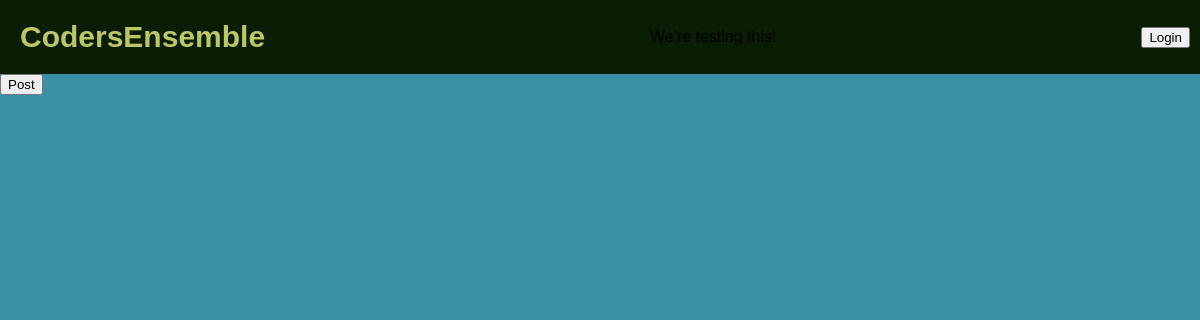
Page /dashboard on the earlier database version.
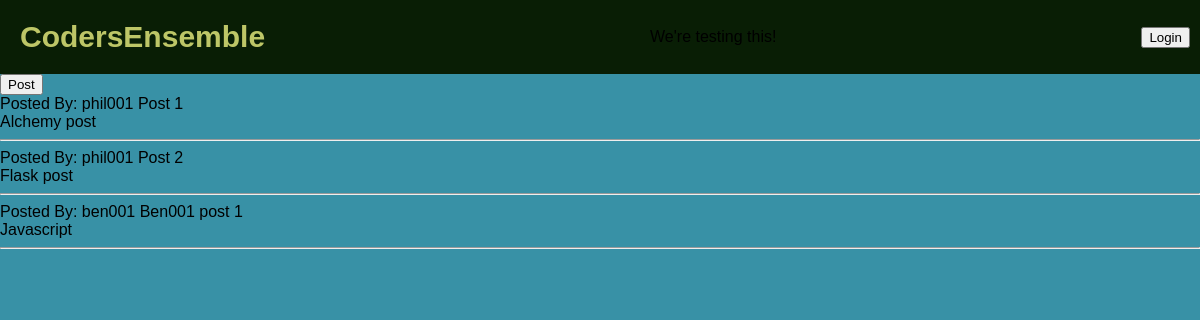
Same page on the later database version.
### app/models.py (models this page shows, shortened)
class Post(db.Model):
    __tablename__ = 'posts'
    id = db.Column(db.Integer, primary_key=True)
    title = db.Column(db.String(100), nullable=False)
    content = db.Column(db.Text, nullable=False)
    created_at = db.Column(db.DateTime, default=datetime.utcnow)
    updated_at = db.Column(db.DateTime, default=datetime.utcnow, onupdate=datetime.utcnow)
    user_id = db.Column(db.Integer, db.ForeignKey('users.user_id'), nullable=False)
    author = relationship("User", backref="posts", lazy=True)
    """
    def __repr__(self):
        return f"<Post {self.id} - {self.title}>"
    """
    def __repr__(self):
        return f"Post('{self.title}', '{self.date_posted}')"

class User(UserMixin, db.Model):
    __tablename__ = "users"
    user_id = db.Column(db.Integer, primary_key=True)
    username = db.Column(db.String(50), unique=True, nullable=False)
    firstname = db.Column(db.String(50), nullable=False)
    lastname = db.Column(db.String(50), nullable=False)
    email = db.Column(db.String(100), unique=True, nullable=False)
    password_hash = db.Column(db.String(200), nullable=False)
    bio = db.Column(db.Text(200))
    profile_picture = db.Column(db.String(256))
    created_at = db.Column(db.DateTime, default=datetime.utcnow)
    updated_at = db.Column(
        db.DateTime,
        default=datetime.utcnow,
        onupdate=datetime.utcnow
    )
    skills = db.relationship('UserSkills', backref='user', lazy=True)
    projects = db.relationship('UserProject', backref='user', lazy=True)

### app/views/auth.py (the view)
@auth_bp.route('/dashboard', methods=['POST', 'GET'])
def dashboard():
    posts = Post.query.all()
    return render_template('main/dashboard.html', posts=posts)

### app/templates/main/dashboard.html (shortened to what this page needs)
{% extends 'main.html' %}
{% block main %}
    <a href="{{ url_for('main.post') }}"><button>Post</button></a>
    {% for post in posts %}
        <div>
            Posted By: {{ post.author.username }}
            {{ post.title }}<br>
            {{ post.content }}
            <hr>
        </div>
    {% endfor %}
{% endblock main %}

### app/templates/main.html (shortened to what this page needs)
<!DOCTYPE html>
<html lang="en">
<head>
    <link rel="stylesheet" href="{{ url_for('static', filename='css/styles.css') }}">
</head>
<body>
    <div>
        <nav class="navbar">
            <h2>CodersEnsemble</h2>
            <p>We're testing this!</p>
            {% if current_user.is_authenticated %}
                <form action="{{ url_for('auth.logout') }}" method="POST" style="display:inline;">
                    <button type="submit" class="logout">Logout</button>
                </form>
            {% else %}
               <a href="{{ url_for('auth.login') }}">
                    <button class="login">Login</button>
               </a>
            {% endif %}
        </nav>
    </div>
    {% block main %}{% endblock main %}
</body>
</html>

### app/static/css/styles.css (style rules this page uses)
body { background-color: #3891A6; font-family: Arial, Helvetica, sans-serif; margin: 0; }
.navbar { background-color: #091E05; border-top: 0; display: flex; justify-content: space-between; align-items: center; }
button { height: fit-content; margin-right: 10px; }
h2 { color: #BDC667; margin: 20px; font-size: 30px; }

Differences in the rows shown:
added Post: author.username "phil001", title "Post 1", content "Alchemy post"
added Post: author.username "phil001", title "Post 2", content "Flask post"
added Post: author.username "ben001", title "Ben001 post 1", content "Javascript"
